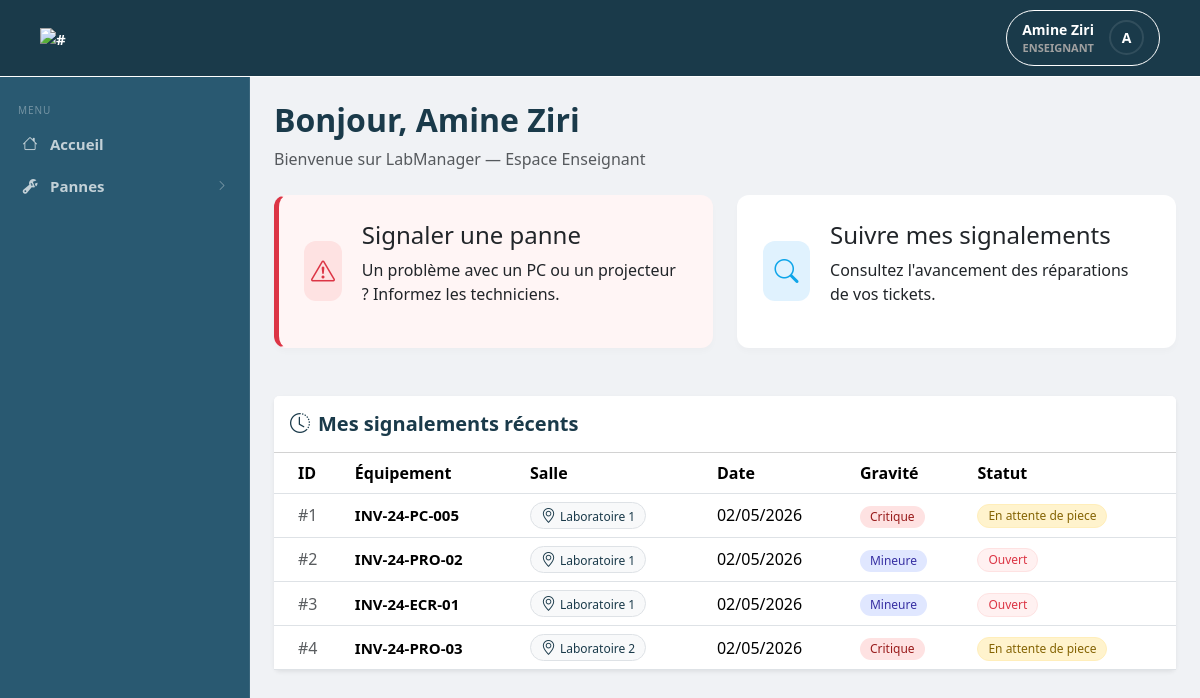
Screenshot of /enseignant/index.php (signed in) with the database file from the repository.
### tables this page shows
CREATE TABLE utilisateur (
  id               INT UNSIGNED AUTO_INCREMENT PRIMARY KEY,
  nom              VARCHAR(50)  NOT NULL,
  prenom           VARCHAR(50)  NOT NULL,
  email            VARCHAR(100) NOT NULL UNIQUE,
  mot_de_passe     VARCHAR(255) NOT NULL, 
  role             ENUM('technicien','enseignant','chef departement','service enseignement','vacataire') NOT NULL,
  actif            BOOLEAN DEFAULT TRUE,
  date_expiration  DATE DEFAULT NULL
);

CREATE TABLE panne (
  id               INT UNSIGNED AUTO_INCREMENT PRIMARY KEY,
  equipement_id    INT UNSIGNED NOT NULL,
  description      TEXT NOT NULL,
  gravite          ENUM('mineure','majeure','critique') NOT NULL DEFAULT 'mineure',
  statut           ENUM('ouvert','pris en charge','en attente de piece','resolu','reforme') NOT NULL DEFAULT 'ouvert',
  date_signalement TIMESTAMP DEFAULT CURRENT_TIMESTAMP,
  date_resolution  TIMESTAMP NULL DEFAULT NULL,
  CONSTRAINT fk_panne_equip FOREIGN KEY (equipement_id) REFERENCES equipement(id)
);

CREATE TABLE equipement (
  id                INT UNSIGNED AUTO_INCREMENT PRIMARY KEY,
  num_inventaire    VARCHAR(50)  NOT NULL UNIQUE, 
  salle_id          INT UNSIGNED NOT NULL,
  poste             VARCHAR(20),
  type              ENUM('PC','switch','serveur','ecran','clavier','souris','onduleur','projecteur') NOT NULL,
  marque            VARCHAR(50),
  modele            VARCHAR(50),
  num_serie         VARCHAR(100),
  date_acquisition  DATE,
  etat              ENUM('fonctionnel','en panne','en reparation','en attente de piece','reforme') NOT NULL DEFAULT 'fonctionnel',
  CONSTRAINT fk_equip_salle FOREIGN KEY (salle_id) REFERENCES salle(id) ON DELETE CASCADE
);

CREATE TABLE salle (
  id         INT UNSIGNED AUTO_INCREMENT PRIMARY KEY,
  nom        VARCHAR(50)  NOT NULL,
  capacite   TINYINT UNSIGNED NOT NULL DEFAULT 0,
  type       ENUM('Standard','Réseau','IA','Serveur') NOT NULL DEFAULT 'Standard'
);

### enseignant/index.php (the view, shortened to what this page needs)
<?php
$custom_css = "../assets/css/enseignant/index.css";
include '../includes/header.php';
$user_id = $_SESSION['user_id'];
$sql_recents = "SELECT p.*, e.num_inventaire, s.nom as nom_salle
                FROM panne p
                JOIN equipement e ON p.equipement_id = e.id
                JOIN salle s ON e.salle_id = s.id
                JOIN intervention i ON i.panne_id = p.id
                WHERE i.auteur_id = ? AND i.type_action = 'signalement'
                ORDER BY p.date_signalement DESC
                LIMIT 5";
$stmt = $conn->prepare($sql_recents);
$stmt->bind_param("i", $user_id);
$stmt->execute();
$result_recents = $stmt->get_result();
?>
<main class="page-content">
  <div class="welcome-section mb-4">
    <h2 class="fw-bold text-navy">Bonjour, <?php echo htmlspecialchars($user_name); ?></h2>
    <p class="text-muted">Bienvenue sur LabManager — Espace Enseignant</p>
  </div>
  <div class="row g-4 mb-5">
    <div class="col-md-6">
      <a href="signaler_panne.php" class="action-card action-report">
        <div class="action-icon icon-danger">
          <i class="bi bi-exclamation-triangle"></i>
        </div>
        <div class="action-details">
          <h4>Signaler une panne</h4>
          <p>Un problème avec un PC ou un projecteur ? Informez les techniciens.</p>
        </div>
      </a>
    </div>
    <div class="col-md-6">
      <a href="mes_signalements.php" class="action-card action-status">
        <div class="action-icon icon-primary">
          <i class="bi bi-search"></i>
        </div>
        <div class="action-details">
          <h4>Suivre mes signalements</h4>
          <p>Consultez l'avancement des réparations de vos tickets.</p>
        </div>
      </a>
    </div>
  </div>
  <div class="card border-0 shadow-sm">
    <div class="card-header bg-white py-3">
      <h5 class="mb-0 fw-bold text-navy"><i class="bi bi-clock-history me-2"></i>Mes signalements récents</h5>
    </div>
    <div class="card-body p-0">
      <div class="table-responsive">
        <table class="table table-hover align-middle mb-0">
          <thead class="bg-light">
            <tr>
              <th class="ps-4">ID</th>
              <th>Équipement</th>
              <th>Salle</th> <th>Date</th>
              <th>Gravité</th>
              <th>Statut</th>
            </tr>
          </thead>
          <tbody>
            <?php if ($result_recents->num_rows > 0): ?>
                <?php while($row = $result_recents->fetch_assoc()): ?>
                <tr>
                  <td class="ps-4 text-muted">#<?php echo $row['id']; ?></td>
                  <td>
                      <span class="fw-bold"><?php echo htmlspecialchars($row['num_inventaire']); ?></span>
                  </td>
                  <td>
                      <span class="badge bg-light text-navy border">
                        <i class="bi bi-geo-alt me-1"></i><?php echo htmlspecialchars($row['nom_salle']); ?>
                      </span>
                  </td>
                  <td><?php echo date('d/m/Y', strtotime($row['date_signalement'])); ?></td>
                  <td>
                    <span class="badge badge-<?php echo strtolower($row['gravite']); ?>">
                        <?php echo ucfirst($row['gravite']); ?>
                    </span>
                  </td>
                  <td>
                    <span class="badge badge-<?php echo str_replace(' ', '-', strtolower($row['statut'])); ?>">
                        <?php echo ucfirst($row['statut']); ?>
                    </span>
                  </td>
                </tr>
                <?php endwhile; ?>
            <?php else: ?>
                <tr>
                    <td colspan="6" class="text-center py-4 text-muted">Aucun signalement effectué pour le moment.</td>
                </tr>
            <?php endif; ?>
          </tbody>
        </table>
      </div>
    </div>
  </div>
</main>
<?php
echo "</div>";
include '../includes/footer.php';
?>

### includes/header.php (shortened to what this page needs)
<?php
require_once __DIR__ . '/../db_config.php';
$user_name = "Invité";
$user_role = "Aucun";
$avatar_letter = "U";
if (isset($_SESSION['user_id'])) {
    $user_id = $_SESSION['user_id'];
    $sql = "SELECT nom, prenom, role FROM utilisateur WHERE id = ?";
    $stmt = $conn->prepare($sql);
    $stmt->bind_param("i", $user_id);
    $stmt->execute();
    $result = $stmt->get_result();
    if ($row = $result->fetch_assoc()) {
        $user_name = $row['prenom'] . ' ' . $row['nom'];
        $user_role = $row['role'];
        $avatar_letter = strtoupper(substr($row['prenom'], 0, 1));
    }
}
?>
<!DOCTYPE html>
<html lang="fr">
<head>
    <link rel="stylesheet" href="https://cdn.jsdelivr.net/npm/bootstrap@5.3.2/dist/css/bootstrap.min.css">
    <link rel="stylesheet" href="https://cdn.jsdelivr.net/npm/bootstrap-icons@1.11.3/font/bootstrap-icons.min.css">
    <link rel="stylesheet" href="..\assets\css\includes\header.css">
    <?php
    if (isset($custom_css)): ?>
        <link rel="stylesheet" href="<?php echo $custom_css; ?>">
    <?php endif; ?>
</head>
<body>
<header class="main-header">
  <div class="header-container">
    <a href="#">
    <div class="app-logo">
      <span><img src="https://i.postimg.cc/KYqMXX8q/svgviewer-png-output.png" alt="#" height="67"></span>
    </div>
    </a>
    <div class="user-profile-dropdown" id="profileTrigger">
      <div class="profile-info">
        <span class="user-name"><?php echo htmlspecialchars($user_name); ?></span>
        <span class="user-role"><?php echo htmlspecialchars($user_role); ?></span>
      </div>
      <div class="avatar role-a"><?php echo $avatar_letter; ?></div>
    </div>
  </div>
</header>
  <div class="page-layout">
  <aside class="sidebar">
    <div class="sidebar-section-label">Menu</div>
    <?php
    $role_clean = strtolower($user_role);
    if ($role_clean === 'chef departement'): ?>
        <a href="../chef/dashboard.php" class="sidebar-item"><i class="bi bi-speedometer2"></i> <span>Tableau de bord</span></a>
        <div class="sidebar-item sidebar-toggle" id="toggleInventaire">
            <i class="bi bi-box-seam"></i> <span>Inventaire</span> <i class="bi bi-chevron-right sidebar-arrow"></i>
        </div>
        <div class="sidebar-submenu" id="submenuInventaire">
            <a href="../chef/inventaire.php" class="sidebar-subitem"><i class="bi bi-pc-display"></i> Équipements</a>
            <a href="#" class="sidebar-subitem"><i class="bi bi-file-earmark-pdf"></i> Rapport PDF</a>
        </div>
        <div class="sidebar-item sidebar-toggle" id="toggleAdmin">
            <i class="bi bi-building"></i> <span>Administration</span> <i class="bi bi-chevron-right sidebar-arrow"></i>
        </div>
        <div class="sidebar-submenu" id="submenuAdmin">
            <a href="../chef/utilisateurs.php" class="sidebar-subitem"><i class="bi bi-people"></i> Utilisateurs</a>
            <a href="../chef/gestion_vacataires.php" class="sidebar-subitem"><i class="bi bi-person-plus"></i> Comptes vacataires</a>
        </div>
    <?php
    elseif ($role_clean === 'enseignant' || $role_clean === 'vacataire' ): ?>
        <a href="../enseignant/index.php" class="sidebar-item"><i class="bi bi-house"></i> <span>Accueil</span></a>
        <div class="sidebar-item sidebar-toggle" id="togglePannes">
            <i class="bi bi-wrench-adjustable"></i> <span>Pannes</span> <i class="bi bi-chevron-right sidebar-arrow"></i>
        </div>
    <?php
    endif; ?>
  </aside>

### assets/css/includes/header.css (style rules this page uses)
:root { --header-bg: #1a3a4a; --header-border: #ffff; --text-white: #ffffff; --text-gray: #a0a0a0; --sidebar-bg: #1a3a4a; --sidebar-hover: rgba(255, 255, 255, 0.07); --sidebar-active-border: #4db8ff; --sidebar-submenu-bg: rgba(0, 0, 0, 0.18); --sidebar-w: 250px; --header-height: 60px; }
a { text-decoration: none; color: inherit; cursor: pointer; }
.main-header { background-color: var(--header-bg); border-bottom: 1px solid var(--header-border); padding: 10px 20px; color: var(--text-white); position: sticky; top: 0; z-index: 100; }
.header-container { max-width: 100%; margin: 0 auto; display: flex; justify-content: space-between; align-items: center; padding: 0 20px; }
.app-logo img { object-fit: contain; }
.user-profile-dropdown { position: relative; display: flex; align-items: center; gap: 15px; padding: 8px 15px; border: 1px solid var(--header-border); border-radius: 50px; cursor: pointer; transition: background 0.3s; }
.profile-info { display: flex; flex-direction: column; text-align: right; }
.user-name { font-size: 14px; font-weight: 600; }
.user-role { font-size: 11px; color: var(--text-gray); text-transform: uppercase; }
.avatar { width: 35px; height: 35px; border-radius: 50%; display: flex; align-items: center; justify-content: center; font-weight: bold; font-size: 14px; color: white; border: 2px solid rgba(255,255,255,0.1); }
.user-profile-dropdown { cursor: pointer; user-select: none; }
.page-layout { display: flex; min-height: calc(100vh - var(--header-height)); }
.page-content { flex: 1; padding: 24px; overflow-y: auto; background-color: #f0f2f5; }
.sidebar { width: var(--sidebar-width); background-color: #295971; color: var(--text-white); display: flex; flex-direction: column; flex-shrink: 0; padding: 12px 0; border-right: 1px solid rgba(255, 255, 255, 0.08); overflow-y: auto; }
span { font-size: 15px; font-weight: bold; }
span i { font-size: 15px; }
.sidebar-section-label { font-size: 10px; text-transform: uppercase; letter-spacing: 0.09em; color: rgba(255, 255, 255, 0.35); padding: 14px 18px 5px; }
.sidebar-item { display: flex; align-items: center; gap: 11px; padding: 10px 18px; font-size: 13.5px; color: rgba(255, 255, 255, 0.72); cursor: pointer; transition: background 0.15s, color 0.15s; border-left: 3px solid transparent; text-decoration: none; user-select: none; }
.sidebar-item i { font-size: 15px; width: 18px; text-align: center; flex-shrink: 0; }
.sidebar-arrow { margin-left: auto; font-size: 11px !important; transition: transform 0.22s ease; opacity: 0.6; }

### assets/css/enseignant/index.css (style rules this page uses)
:root { --header-bg: #1a3a4a; --header-border: #ffff; --text-white: #ffffff; --text-gray: #a0a0a0; --sidebar-bg: #1a3a4a; --sidebar-hover: rgba(255, 255, 255, 0.07); --sidebar-active-border: #4db8ff; --sidebar-submenu-bg: rgba(0, 0, 0, 0.18); --sidebar-width: 250px; --header-height: 60px; }
.text-navy { color: #1a3a4a; }
.action-card { display: flex; align-items: center; padding: 25px; background: white; border-radius: 12px; text-decoration: none; transition: all 0.3s ease; border: 1px solid transparent; box-shadow: 0 4px 6px rgba(0,0,0,0.02); }
.action-report { border-left: 5px solid #dc3545; background: #fff5f5; }
.action-icon { width: 60px; height: 60px; border-radius: 12px; display: flex; align-items: center; justify-content: center; font-size: 24px; margin-right: 20px; }
.icon-danger { background: #fee2e2; color: #dc3545; }
.icon-primary { background: #e0f2fe; color: #0ea5e9; }
.badge { padding: 5px 10px; border-radius: 50px; font-weight: 500; }
.badge-critique { background: #fee2e2; color: #991b1b; }
.badge-mineure { background: #e0e7ff; color: #3730a3; }
.badge-ouvert { background: #fff1f1; color: #dc3545; border: 1px solid #fee2e2; }
.badge-en-attente-de-piece { background: #fff3cd; color: #856404; border: 1px solid #ffeeba; }

### rows the page displays
utilisateur: user_name "Amine Ziri", role "ENSEIGNANT", prenom "A"
panne: id "1", equipement.num_inventaire "INV-24-PC-005", salle.nom "Laboratoire 1", date_signalement "02/05/2026", gravite "Critique", statut "En attente de piece"
panne: id "2", equipement.num_inventaire "INV-24-PRO-02", salle.nom "Laboratoire 1", date_signalement "02/05/2026", gravite "Mineure", statut "Ouvert"
panne: id "3", equipement.num_inventaire "INV-24-ECR-01", salle.nom "Laboratoire 1", date_signalement "02/05/2026", gravite "Mineure", statut "Ouvert"
panne: id "4", equipement.num_inventaire "INV-24-PRO-03", salle.nom "Laboratoire 2", date_signalement "02/05/2026", gravite "Critique", statut "En attente de piece"
